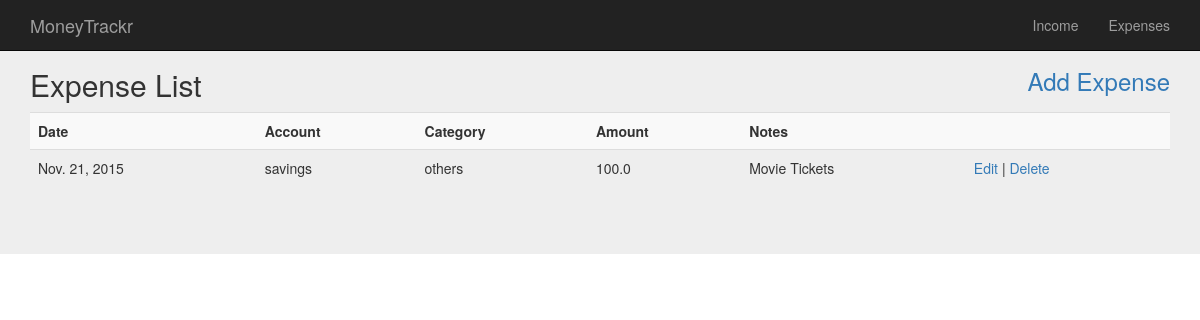
Page /expense/ on the committed database.
### application/models.py (models this page shows)
class Expense(models.Model):
    date = models.DateField()
    category = models.ForeignKey(Category)
    amount = models.FloatField()
    account = models.ForeignKey(Account)
    notes = models.CharField(max_length=50)

class Account(models.Model):
    name = models.CharField(max_length=30)

class Category(models.Model):
    name = models.CharField(max_length=30)
    type = models.CharField(max_length=10)

### application/views.py (the view)
# urls.py: url(r'^expense/(\d+)/delete', expense_delete),
def expense(request):
    expense_list = Expense.objects.all()
    return render(request, 'expense/list.html', {'expense_list': expense_list})

### application/templates/expense/list.html (shortened to what this page needs)
{% extends "base.html" %}
{% block content %}
    <div class = "row">
        <div class = "col-lg-6">
            <h2>Expense List</h2>
        </div>
        <div class = col-lg-6>
            <div class = "pull-right">
                <h3><a href="new">Add Expense</a></h3>
            </div>
        </div>
    </div>
    {% if expense_list %}
        <table class = "table table-striped table-hover table-responsive">
            <tr>
                <th>Date</th>
                <th>Account</th>
                <th>Category</th>
                <th>Amount</th>
                <th>Notes</th>
                <th></th>
            </tr>
            {% for expense in expense_list %}
                <tr>
                    <td>{{ expense.date }}</td>
                    <td> {{ expense.account.name }}</td>
                    <td>{{ expense.category.name }}</td>
                    <td>{{ expense.amount }}</td>
                    <td>{{ expense.notes }}</td>
                    <td> <a href="{{ expense.id }}/edit">Edit</a> |
                             <a href="{{expense.id}}/delete", id="delete-expense-{{expense.id }}", onclick="return confirm('Are you sure want to delete this item?');">Delete</a>
                </tr>
                    <div class = "col-lg-2">
                    </div>
                </div>
            {% endfor %}
    {% else %}
        <p>No expenses available.</p>
    {% endif %}
{% endblock %}

### rows in the picture
Expense: date "Nov. 21, 2015", account.name "savings", category.name "others", amount "100.0", notes "Movie Tickets"
